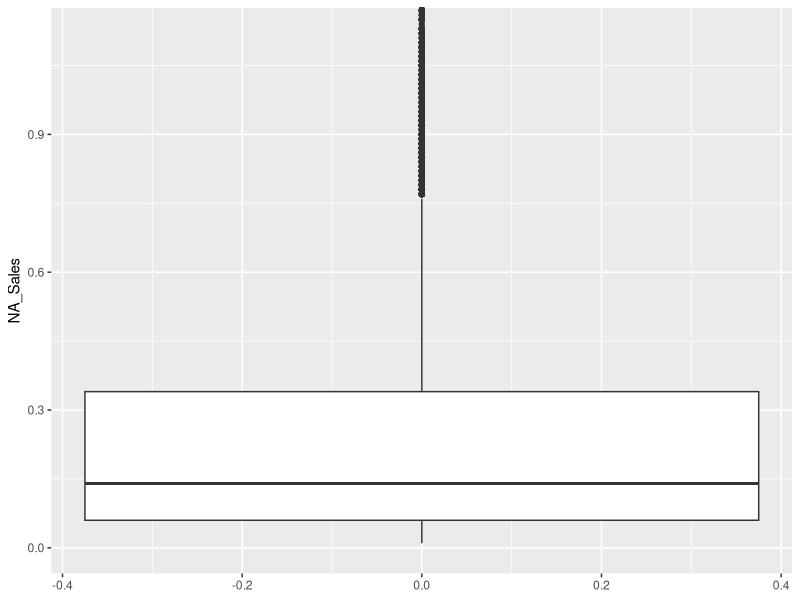
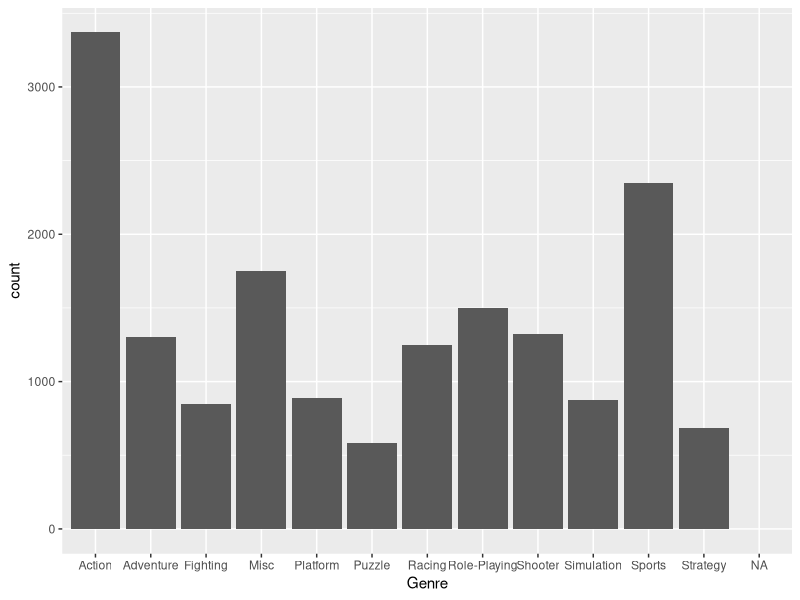
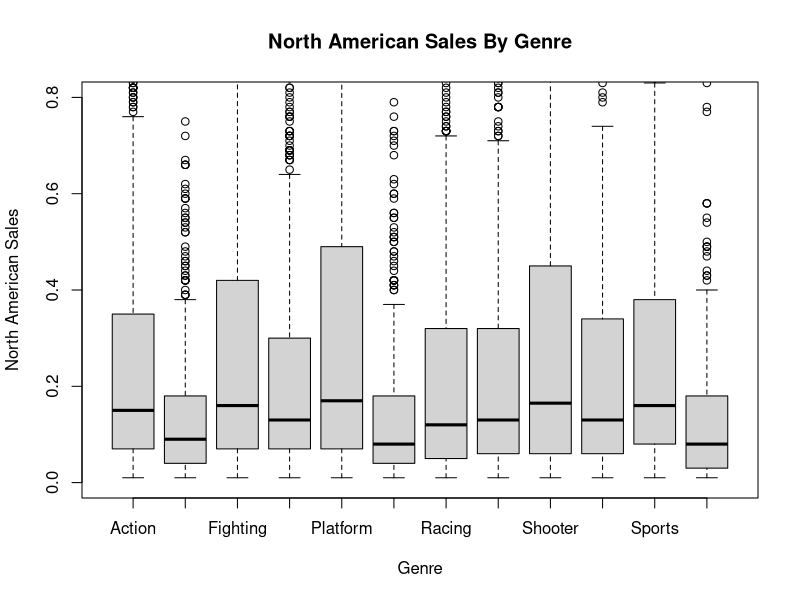
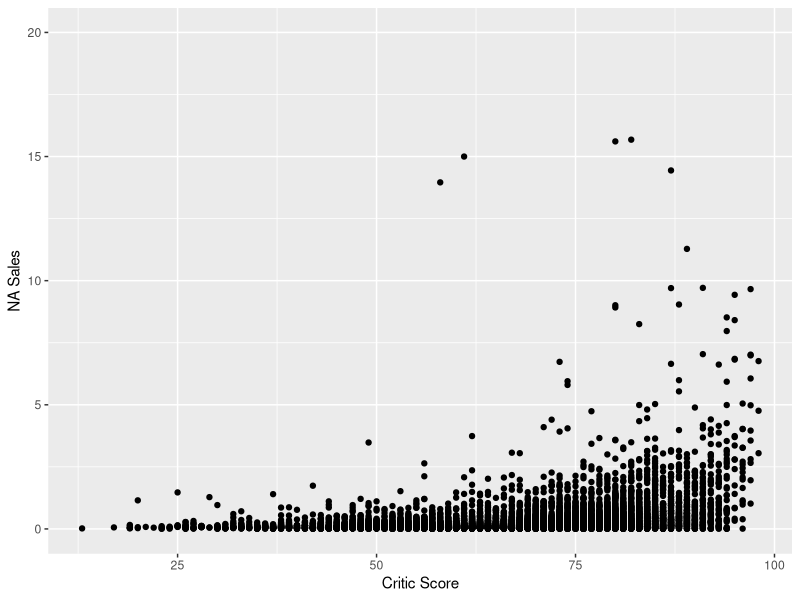

Source code (R) for these figures, in order:
## ---- chunk 1
#Loading Libraries
library(tidyverse)

#Loading Dataset
vgs <- read.csv('replaced variables.csv')

#Transforming variables to appropriate data types
vgs$NA_Sales<-as.numeric(vgs$NA_Sales)
vgs$EU_Sales<-as.numeric(vgs$EU_Sales)
vgs$JP_Sales<-as.numeric(vgs$JP_Sales)
vgs$Other_Sales<-as.numeric(vgs$Other_Sales)
vgs$Platform <- as.factor(vgs$Platform)
vgs$Publisher <- as.factor(vgs$Genre)
vgs$Genre <- as.factor(vgs$Genre)
vgs$Developer <- as.factor(vgs$Developer)
vgs$Rating <- as.factor(vgs$Rating)
vgs$Year_of_Release <- as.factor(vgs$Year_of_Release)
vgs$User_Score <- as.numeric(vgs$User_Score)
vgs$Name <- as.character(vgs$Name)
vgs$User_Score <- vgs$User_Score * 10

#Replacing empty entries with NA
vgs$Rating[vgs$Rating %in% c("")]<- NA
vgs$Rating <-factor(vgs$Rating)
vgs$Developer[vgs$Developer %in% c("")]<- NA
vgs$Developer <-factor(vgs$Developer)
vgs$Genre[vgs$Genre %in% c("")]<- NA
vgs$Genre <-factor(vgs$Genre)
## ---- chunk 2
summary(vgs$NA_Sales, na.rm = TRUE) # summarize the variable NA_Sales
sd(vgs$NA_Sales, na.rm = TRUE) # find the standard deviation
IQR(vgs$NA_Sales, na.rm = TRUE) # find the IQR
nasmildthreshold = (.28*1.5) + .28 # mild threshold
print(nasmildthreshold)
nasmaxthreshold = (.28*3) + .28 # extreme threshold
print(nasmaxthreshold)
sum(vgs$NA_Sales>nasmaxthreshold, na.rm = TRUE) # number of observations above the max threshold
ggplot(data = vgs, aes(y = NA_Sales)) + geom_boxplot() + coord_cartesian(ylim = c(0, 1.12))
## ---- chunk 3
vgs$Genre[vgs$Genre %in% c("")]<- NA
freq_genre <- table(vgs$Genre)
rel_freq_genre <- table(vgs$Genre)/nrow(vgs)
ggplot(data = vgs) + geom_bar(mapping = aes(x = Genre))
## ---- chunk 4

## ---- chunk 5
summary(vgs$NA_Sales)
table(vgs$Genre)
nasalesiqr <- IQR(vgs$NA_Sales, na.rm = TRUE)
highoutlier <- 0.340+(1.5*nasalesiqr)
boxplot(vgs$NA_Sales~vgs$Genre, main = "North American Sales By Genre", xlab =
          "Genre", ylab = "North American Sales", ylim = c(0,0.8))
## ---- chunk 6
ggplot(vgs, aes(Critic_Score, NA_Sales)) + geom_point() +ylab('NA Sales') + xlab('Critic Score') + ylim(0, 20)
